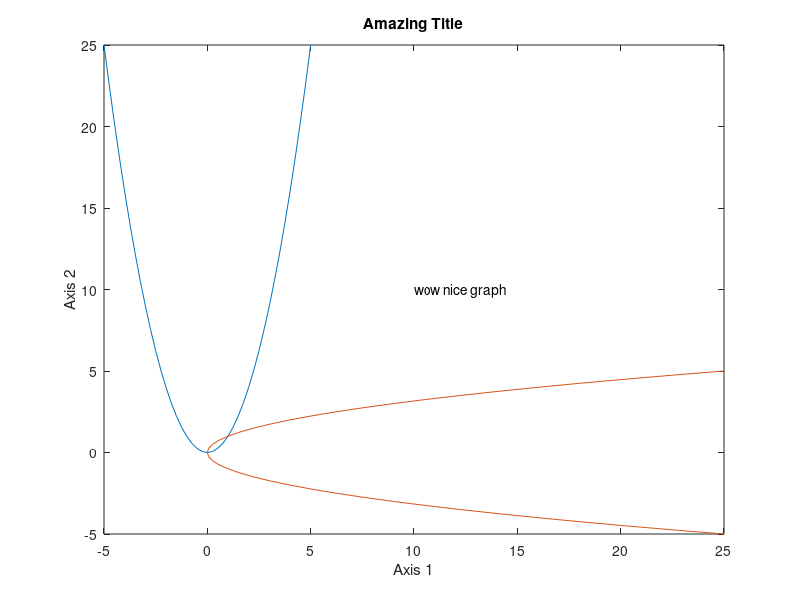

This chart was generated by the following MATLAB code:
clear all;
clc;

x=-5:.25:5;
y=x.^2;

plot(x,y);

hold on;

plot(y,x);

xlabel('Axis 1');
ylabel('Axis 2');
title('Amazing Title');
text(10,10,'wow nice graph');

hold off;